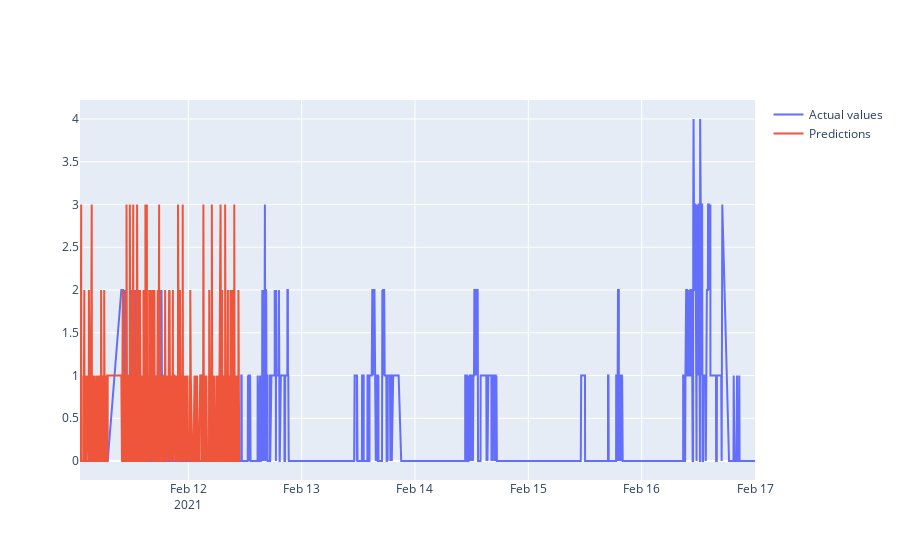

Notebook cell for this chart:
### Markdown cell above
As we can see, the model gives 80% accuracy, which is better than the people count case.  

We could also try adding time and try to predict people count instead of occupancy, but I think that would be more difficult.

### Code cell
# split the data into train and test df['time'] and df['co2'], df['peoplecount_rgb']
X_train, X_test, y_train, y_test = train_test_split(new_df[['time_hours', 'co2']], new_df['peoplecount_rgb'], test_size=0.2, random_state=42)

# create the model
model_2 = KNeighborsClassifier(n_neighbors=3)

# fit the model
model_2.fit(X_train, y_train)

# make predictions
y_pred = model_2.predict(X_test)

# calculate the accuracy
print('The accuracy of the model is: ', accuracy_score(y_test, y_pred))

# plot the predictions and the actual values
fig = go.Figure()
fig.add_trace(go.Scatter(x=new_df['time'], y=new_df['peoplecount_rgb'], mode='lines', name='Actual values'))
fig.add_trace(go.Scatter(x=new_df['time'], y=y_pred, mode='lines', name='Predictions'))
fig.show()

# also use matplotlib
import matplotlib.pyplot as plt

plt.figure(figsize=(15, 5))
plt.plot(new_df['peoplecount_rgb'], label='Actual values')
plt.plot(y_pred, label='Predictions')

plt.legend()
plt.show()

### Figure 1 — Plotly figure (JSON) as saved in the notebook; plotly's stock layout.template omitted (floating-point values rounded to 4 significant figures; data arrays with more than 128 entries replaced by an {"elided": "..."} marker saying what was removed)
{"data": [{"mode": "lines", "name": "Actual values", "type": "scatter", "x": {"elided": "6573 str values"}, "y": {"elided": "6573 int values"}}, {"mode": "lines", "name": "Predictions", "type": "scatter", "x": {"elided": "6573 str values"}, "y": {"elided": "1315 int values"}}], "layout": {}}
